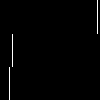
Frame 1 (no input)
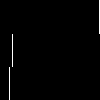
Frame 60 (the mouse pressed at the canvas centre just before this capture)
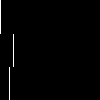
Frame 120 (the mouse held since frame 60 and released just before this capture)

The Processing sketch that drew these frames (run headless with seeded random() and noise(); from frame 60 on, the mouse is pressed at the canvas centre):

// Processing sketch: Ex_04
// ── Ex_04.pde
void setup() {
  size(100, 100);
  noSmooth();
  stroke(255);
}

void draw() {
  background(0);
  float s = map(second(), 0, 59, 0, 99);
  float m = map(minute(), 0, 59, 0, 99);
  float h = map(hour(), 0, 23, 0, 99);
  line(s, 0, s, 33);
  line(m, 34, m, 66);
  line(h, 67, h, 100);
}
